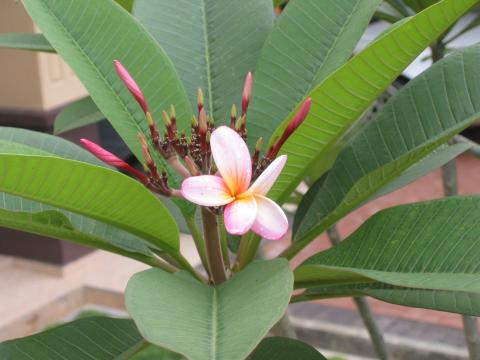
#> input picture Tests/images/tiff_tiled_jpeg_oob_read.tif, 480 x 360 px
$ python -i test_imagemorph.py   (imports and definitions only)
#> lines starting #> are read from the running program, lines starting #| are printed output that depends on the picture
# Test the ImageMorphology functionality
from __future__ import annotations

from pathlib import Path

import pytest

from PIL import Image, ImageMorph, _imagingmorph

from .helper import (
    assert_image_equal,
    assert_image_equal_tofile,
    hopper,
    timeout_unless_slower_valgrind,
)


def string_to_img(image_string: str) -> Image.Image:
    """Turn a string image representation into a binary image"""
    rows = [s for s in image_string.replace(" ", "").split("\n") if len(s)]
    height = len(rows)
    width = len(rows[0])
    im = Image.new("1", (width, height))
    for x in range(width):
        for y in range(height):
            im.putpixel((x, y), rows[y][x] in "X1")
    return im


A = string_to_img("""
    .......
    .......
    ..111..
    ..111..
    ..111..
    .......
    .......
    """)


# [13 lines left out: function img_to_string, not called in this run]


def img_string_normalize(im: str) -> str:
    return img_to_string(string_to_img(im))


def assert_img_equal_img_string(a: Image.Image, b_string: str) -> None:
    assert img_to_string(a) == img_string_normalize(b_string)


def test_str_to_img() -> None:
    assert_image_equal_tofile(A, "Tests/images/morph_a.png")


# [10 lines that did not run here, left out]


def test_no_operator_loaded() -> None:
    im = Image.new("L", (1, 1))
    mop = ImageMorph.MorphOp()
    with pytest.raises(Exception, match="No operator loaded"):
        mop.apply(im)
    with pytest.raises(Exception, match="No operator loaded"):
        mop.match(im)
    with pytest.raises(Exception, match="No operator loaded"):
        mop.save_lut("")


def test_zero_width() -> None:
    im = Image.new("L", (0, 1))
    mop = ImageMorph.MorphOp(op_name="erosion8")
    count, out = mop.apply(im)
    assert_image_equal(im, out)


# Test the named patterns
def test_erosion8() -> None:
    # erosion8
    mop = ImageMorph.MorphOp(op_name="erosion8")
    count, Aout = mop.apply(A)
    assert count == 8
    assert_img_equal_img_string(
        Aout,
        """
                                     .......
                                     .......
                                     .......
                                     ...1...
                                     .......
                                     .......
                                     .......
                                     """,
    )


def test_dialation8() -> None:
    # dialation8
    mop = ImageMorph.MorphOp(op_name="dilation8")
    count, Aout = mop.apply(A)
    assert count == 16
    assert_img_equal_img_string(
        Aout,
        """
                                     .......
                                     .11111.
                                     .11111.
                                     .11111.
                                     .11111.
                                     .11111.
                                     .......
                                     """,
    )


def test_erosion4() -> None:
    # erosion4
    mop = ImageMorph.MorphOp(op_name="dilation4")
    count, Aout = mop.apply(A)
    assert count == 12
    assert_img_equal_img_string(
        Aout,
        """
                                     .......
                                     ..111..
                                     .11111.
                                     .11111.
                                     .11111.
                                     ..111..
                                     .......
                                     """,
    )


def test_edge() -> None:
    # edge
    mop = ImageMorph.MorphOp(op_name="edge")
    count, Aout = mop.apply(A)
    assert count == 1
    assert_img_equal_img_string(
        Aout,
        """
                                     .......
                                     .......
                                     ..111..
                                     ..1.1..
                                     ..111..
                                     .......
                                     .......
                                     """,
    )


# [28 lines that did not run here, left out]


def test_mirroring() -> None:
    # Test 'M' for mirroring
    mop = ImageMorph.MorphOp(patterns=["1:(... ... ...)->0", "M:(00. 01. ...)->1"])
    count, Aout = mop.apply(A)
    assert count == 7
    assert_img_equal_img_string(
        Aout,
        """
                                     .......
                                     .......
                                     ..1.1..
                                     .......
                                     .......
                                     .......
                                     .......
                                     """,
    )


def test_negate() -> None:
    # Test 'N' for negate
    mop = ImageMorph.MorphOp(patterns=["1:(... ... ...)->0", "N:(00. 01. ...)->1"])
    count, Aout = mop.apply(A)
    assert count == 8
    assert_img_equal_img_string(
        Aout,
        """
                                     .......
                                     .......
                                     ..1....
                                     .......
                                     .......
                                     .......
                                     .......
                                     """,
    )


def test_incorrect_mode() -> None:
    mop = ImageMorph.MorphOp(op_name="erosion8")

    with hopper() as im:
        with pytest.raises(ValueError, match="Image mode must be 1 or L"):
            mop.apply(im)
        with pytest.raises(ValueError, match="Image mode must be 1 or L"):
            mop.match(im)
        with pytest.raises(ValueError, match="Image mode must be 1 or L"):
            mop.get_on_pixels(im)


def test_add_patterns() -> None:
    # Arrange
    lb = ImageMorph.LutBuilder(op_name="corner")
    assert lb.patterns == ["1:(... ... ...)->0", "4:(00. 01. ...)->1"]
    new_patterns = ["M:(00. 01. ...)->1", "N:(00. 01. ...)->1"]

    # Act
    lb.add_patterns(new_patterns)

    # Assert
    assert lb.patterns == [
        "1:(... ... ...)->0",
        "4:(00. 01. ...)->1",
        "M:(00. 01. ...)->1",
        "N:(00. 01. ...)->1",
    ]


def test_unknown_pattern() -> None:
    with pytest.raises(Exception):
        ImageMorph.LutBuilder(op_name="unknown")


# [13 lines that did not run here, left out]


def test_build_default_lut() -> None:
    lb = ImageMorph.LutBuilder(op_name="corner")
    assert lb.build_default_lut() == lb.lut


# [53 lines left out: functions test_load_invalid_mrl, test_roundtrip_mrl, test_set_lut, test_wrong_mode, not called in this run]

>>> import cv2
>>> picture = cv2.imread('images/tiff_tiled_jpeg_oob_read.tif', cv2.IMREAD_GRAYSCALE)
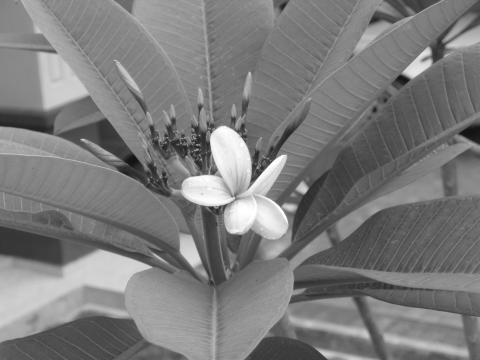
#> picture: shape (360, 480); min 11, max 255, mean 123.9
#> (the run stopped early here; a loop or call above may not have finished)
